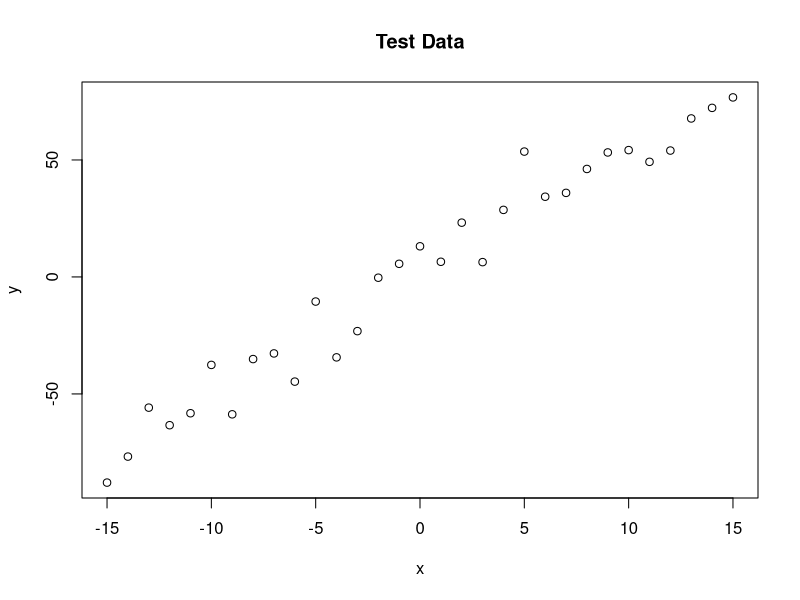
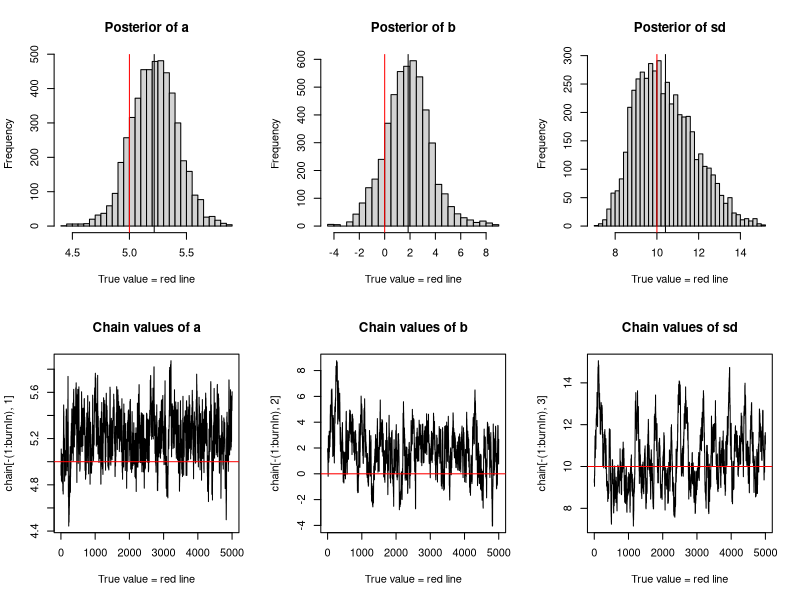

Source code (R) for these figures, in order:
rm(list=ls())
trueA <- 5
trueB <- 0
trueSd <- 10
sampleSize <- 31

# create independent x-values 
x <- (-(sampleSize-1)/2):((sampleSize-1)/2)
# create dependent values according to ax + b + N(0,sd)
y <-  trueA * x + trueB + rnorm(n=sampleSize,mean=0,sd=trueSd)

plot(x,y, main="Test Data")

likelihood <- function(param){
  a = param[1]
  b = param[2]
  sd = param[3]
  
  pred = a*x + b
  singlelikelihoods = dnorm(y, mean = pred, sd = sd, log = T)
  sumll = sum(singlelikelihoods)
  return(sumll)   
}

# Prior distribution
prior <- function(param){
  a = param[1]
  b = param[2]
  sd = param[3]
  aprior = dunif(a, min=0, max=10, log = T)
  bprior = dnorm(b, sd = 5, log = T)
  sdprior = dunif(sd, min=0, max=30, log = T)
  return(aprior+bprior+sdprior)
}

posterior <- function(param){
  return (likelihood(param) + prior(param))
}

proposalfunction <- function(param){
  return(rnorm(3,mean = param, sd= c(0.1,0.5,0.3)))
}

run_metropolis_MCMC <- function(startvalue, iterations){
  chain = array(dim = c(iterations+1,3))
  chain[1,] = startvalue
  for (i in 1:iterations){
    proposal = proposalfunction(chain[i,])
    
    probab = exp(posterior(proposal) - posterior(chain[i,]))
    if (runif(1) < probab){
      chain[i+1,] = proposal
    }else{
      chain[i+1,] = chain[i,]
    }
  }
  return(chain)
}

startvalue = c(4,0,10)
chain = run_metropolis_MCMC(startvalue, 10000)

burnIn = 5000
acceptance = 1-mean(duplicated(chain[-(1:burnIn),]))

### Summary: #######################

par(mfrow = c(2,3))
hist(chain[-(1:burnIn),1],nclass=30, , main="Posterior of a", xlab="True value = red line" )
abline(v = mean(chain[-(1:burnIn),1]))
abline(v = trueA, col="red" )
hist(chain[-(1:burnIn),2],nclass=30, main="Posterior of b", xlab="True value = red line")
abline(v = mean(chain[-(1:burnIn),2]))
abline(v = trueB, col="red" )
hist(chain[-(1:burnIn),3],nclass=30, main="Posterior of sd", xlab="True value = red line")
abline(v = mean(chain[-(1:burnIn),3]) )
abline(v = trueSd, col="red" )
plot(chain[-(1:burnIn),1], type = "l", xlab="True value = red line" , main = "Chain values of a", )
abline(h = trueA, col="red" )
plot(chain[-(1:burnIn),2], type = "l", xlab="True value = red line" , main = "Chain values of b", )
abline(h = trueB, col="red" )
plot(chain[-(1:burnIn),3], type = "l", xlab="True value = red line" , main = "Chain values of sd", )
abline(h = trueSd, col="red" )

# for comparison:
summary(lm(y~x))
